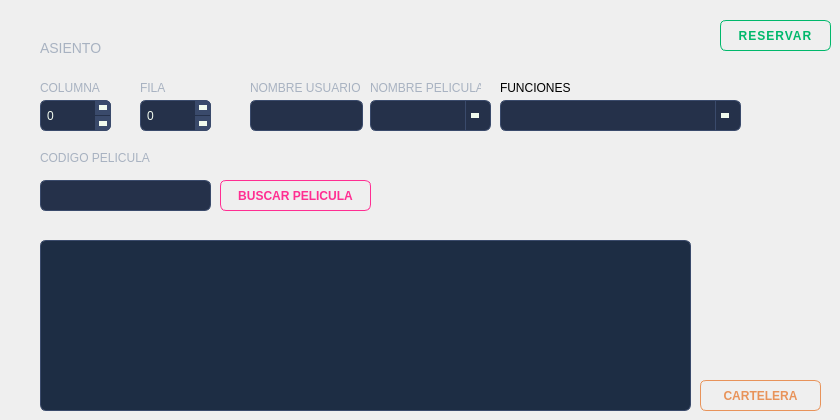
      <widget class="QWidget" name="tab_3">
       <attribute name="title">
        <string>RESERVACIONES</string>
       </attribute>
       <widget class="QLineEdit" name="txtNombreCliente">
        <property name="geometry">
         <rect>
          <x>250</x>
          <y>100</y>
          <width>113</width>
          <height>31</height>
         </rect>
        </property>
        <property name="styleSheet">
         <string notr="true">QLineEdit {
    background-color: #25314A;
    border: 1px solid #3A4A6B;
    border-radius: 6px;
    padding: 6px 10px;
    color: #F1FAEE;
    font-family: &quot;Montserrat&quot;;
    font-size: 13px;
}
QLineEdit:focus {
    border: 1px solid #4A6FA5;
}</string>
        </property>
       </widget>
       <widget class="QSpinBox" name="spinColumna">
        <property name="geometry">
         <rect>
          <x>40</x>
          <y>100</y>
          <width>71</width>
          <height>31</height>
         </rect>
        </property>
        <property name="styleSheet">
         <string notr="true">QSpinBox {
    background-color: #25314A;
    border: 1px solid #3A4A6B;
    border-radius: 6px;
    padding: 4px;
    color: #F1FAEE;
}

QSpinBox:hover {
    border: 1px solid #4A6FA5;
}

QSpinBox:focus {
    border: 1px solid #4A6FA5;
}

QSpinBox::up-button {
    subcontrol-origin: border;
    subcontrol-position: top right;
    width: 16px;
    background-color: #3A4A6B;
    border-top-right-radius: 6px;
    border: none;
}

QSpinBox::down-button {
    subcontrol-origin: border;
    subcontrol-position: bottom right;
    width: 16px;
    background-color: #3A4A6B;
    border-bottom-right-radius: 6px;
    border: none;
}

QSpinBox::up-button:hover {
    background-color: #2A9D6F;
}

QSpinBox::down-button:hover {
    background-color: #E63946;
}

QSpinBox::up-arrow {
    width: 0px;
    height: 0px;
    border-left: 4px solid transparent;
    border-right: 4px solid transparent;
    border-bottom: 5px solid #F1FAEE;
}

QSpinBox::down-arrow {
    width: 0px;
    height: 0px;
    border-left: 4px solid transparent;
    border-right: 4px solid transparent;
    border-top: 5px solid #F1FAEE;
}</string>
        </property>
       </widget>
       <widget class="QLabel" name="label_14">
        <property name="geometry">
         <rect>
          <x>140</x>
          <y>80</y>
          <width>49</width>
          <height>16</height>
         </rect>
        </property>
        <property name="styleSheet">
         <string notr="true">font-family: &quot;Montserrat Medium&quot;;
font-size: 12px;
color: #A8B2C1;
background: transparent;</string>
        </property>
        <property name="text">
         <string>FILA</string>
        </property>
       </widget>
       <widget class="QSpinBox" name="spinFila">
        <property name="geometry">
         <rect>
          <x>140</x>
          <y>100</y>
          <width>71</width>
          <height>31</height>
         </rect>
        </property>
        <property name="styleSheet">
         <string notr="true">QSpinBox {
    background-color: #25314A;
    border: 1px solid #3A4A6B;
    border-radius: 6px;
    padding: 4px;
    color: #F1FAEE;
}

QSpinBox:hover {
    border: 1px solid #4A6FA5;
}

QSpinBox:focus {
    border: 1px solid #4A6FA5;
}

QSpinBox::up-button {
    subcontrol-origin: border;
    subcontrol-position: top right;
    width: 16px;
    background-color: #3A4A6B;
    border-top-right-radius: 6px;
    border: none;
}

QSpinBox::down-button {
    subcontrol-origin: border;
    subcontrol-position: bottom right;
    width: 16px;
    background-color: #3A4A6B;
    border-bottom-right-radius: 6px;
    border: none;
}

QSpinBox::up-button:hover {
    background-color: #2A9D6F;
}

QSpinBox::down-button:hover {
    background-color: #E63946;
}

QSpinBox::up-arrow {
    width: 0px;
    height: 0px;
    border-left: 4px solid transparent;
    border-right: 4px solid transparent;
    border-bottom: 5px solid #F1FAEE;
}

QSpinBox::down-arrow {
    width: 0px;
    height: 0px;
    border-left: 4px solid transparent;
    border-right: 4px solid transparent;
    border-top: 5px solid #F1FAEE;
}</string>
        </property>
       </widget>
       <widget class="QLabel" name="label_13">
        <property name="geometry">
         <rect>
          <x>40</x>
          <y>80</y>
          <width>61</width>
          <height>16</height>
         </rect>
        </property>
        <property name="styleSheet">
         <string notr="true">font-family: &quot;Montserrat Medium&quot;;
font-size: 12px;
color: #A8B2C1;
background: transparent;</string>
        </property>
        <property name="text">
         <string>COLUMNA</string>
        </property>
       </widget>
       <widget class="QPushButton" name="btnReservar">
        <property name="geometry">
         <rect>
          <x>720</x>
          <y>20</y>
          <width>111</width>
          <height>31</height>
         </rect>
        </property>
        <property name="styleSheet">
         <string notr="true">/* APROBAR */
QPushButton {
    background-color: transparent;
    color: #00B86B;
    border: 1px solid #00B86B;
    border-radius: 6px;
    padding: 8px 16px;
    font-family: &quot;Montserrat SemiBold&quot;;
    font-weight: 600;
    letter-spacing: 1px;
}
QPushButton:hover {
    background-color: #00B86B;
    color: #F1FAEE;
}
QPushButton:pressed {
    background-color: #009957;
    border: 1px solid #009957;
    color: #F1FAEE;
}</string>
        </property>
        <property name="text">
         <string>RESERVAR</string>
        </property>
       </widget>
       <widget class="QLabel" name="label_17">
        <property name="geometry">
         <rect>
          <x>250</x>
          <y>80</y>
          <width>111</width>
          <height>16</height>
         </rect>
        </property>
        <property name="styleSheet">
         <string notr="true">font-family: &quot;Montserrat Medium&quot;;
font-size: 12px;
color: #A8B2C1;
background: transparent;</string>
        </property>
        <property name="text">
         <string>NOMBRE USUARIO</string>
        </property>
       </widget>
       <widget class="QPushButton" name="btnBuscarPelicula">
        <property name="geometry">
         <rect>
          <x>220</x>
          <y>180</y>
          <width>151</width>
          <height>31</height>
         </rect>
        </property>
        <property name="styleSheet">
         <string notr="true">QPushButton {
    background-color: transparent;
    color: #FF2E92;
    border: 1px solid #FF2E92;
    border-radius: 6px;
    padding: 6px 14px;
    font-family: &quot;Montserrat&quot;;
    font-weight: 600;
}
QPushButton:hover {
    background-color: #FF2E92;
    color: #0D1321;
}
QPushButton:pressed {
    background-color: #D6237A;
    border: 1px solid #D6237A;
    color: #0D1321;
}</string>
        </property>
        <property name="text">
         <string>BUSCAR PELICULA</string>
        </property>
       </widget>
       <widget class="QLineEdit" name="txtBuscarCodigoPelicula">
        <property name="geometry">
         <rect>
          <x>40</x>
          <y>180</y>
          <width>171</width>
          <height>31</height>
         </rect>
        </property>
        <property name="styleSheet">
         <string notr="true">QLineEdit {
    background-color: #25314A;
    border: 1px solid #3A4A6B;
    border-radius: 6px;
    padding: 6px 10px;
    color: #F1FAEE;
    font-family: &quot;Montserrat&quot;;
    font-size: 13px;
}
QLineEdit:focus {
    border: 1px solid #4A6FA5;
}</string>
        </property>
       </widget>
       <widget class="QLabel" name="label_34">
        <property name="geometry">
         <rect>
          <x>40</x>
          <y>150</y>
          <width>111</width>
          <height>16</height>
         </rect>
        </property>
        <property name="styleSheet">
         <string notr="true">font-family: &quot;Montserrat Medium&quot;;
font-size: 12px;
color: #A8B2C1;
background: transparent;</string>
        </property>
        <property name="text">
         <string>CODIGO PELICULA</string>
        </property>
       </widget>
       <widget class="QTableWidget" name="tablaCarteleraUsuario">
        <property name="geometry">
         <rect>
          <x>40</x>
          <y>240</y>
          <width>651</width>
          <height>171</height>
         </rect>
        </property>
        <property name="styleSheet">
         <string notr="true">QTableWidget {
    background-color: #1D2D44;
    alternate-background-color: #25314A;
    color: #F1FAEE;
    gridline-color: #3A4A6B;
    border-radius: 6px;
    border: 1px solid #3A4A6B;
}
QHeaderView::section {
    background-color: #0D1321;
    color: #F1FAEE;
    padding: 6px;
    border: none;
    font-weight: bold;
}</string>
        </property>
       </widget>
       <widget class="QPushButton" name="btnVerCarteleraUsuario">
        <property name="geometry">
         <rect>
          <x>700</x>
          <y>380</y>
          <width>121</width>
          <height>31</height>
         </rect>
        </property>
        <property name="styleSheet">
         <string notr="true">QPushButton {
    background-color: transparent;
    color: #E8935A;
    border: 1px solid #E8935A;
    border-radius: 6px;
    padding: 6px 14px;
    font-family: &quot;Montserrat&quot;;
    font-weight: 600;
}
QPushButton:hover {
    background-color: #E8935A;
    color: #0D1321;
}
QPushButton:pressed {
    background-color: #C97940;
    border: 1px solid #C97940;
    color: #0D1321;
}</string>
        </property>
        <property name="text">
         <string>CARTELERA</string>
        </property>
       </widget>
       <widget class="QLabel" name="label_7">
        <property name="geometry">
         <rect>
          <x>370</x>
          <y>80</y>
          <width>111</width>
          <height>16</height>
         </rect>
        </property>
        <property name="styleSheet">
         <string notr="true">font-family: &quot;Montserrat Medium&quot;;
font-size: 12px;
color: #A8B2C1;
background: transparent;</string>
        </property>
        <property name="text">
         <string>NOMBRE PELICULA</string>
        </property>
       </widget>
       <widget class="QLabel" name="label_41">
        <property name="geometry">
         <rect>
          <x>40</x>
          <y>40</y>
          <width>71</width>
          <height>16</height>
         </rect>
        </property>
        <property name="styleSheet">
         <string notr="true">font-family: &quot;Montserrat &quot;;
font-size: 14px;
color: #A8B2C1;
background: transparent;
font: 900 </string>
        </property>
        <property name="text">
         <string>ASIENTO</string>
        </property>
       </widget>
       <widget class="QComboBox" name="cmbPeliculaReserva">
        <property name="geometry">
         <rect>
          <x>370</x>
          <y>100</y>
          <width>121</width>
          <height>31</height>
         </rect>
        </property>
        <property name="styleSheet">
         <string notr="true">QComboBox {
    background-color: #25314A;
    border: 1px solid #3A4A6B;
    border-radius: 6px;
    padding: 6px 10px;
    color: #F1FAEE;
    font-family: &quot;Montserrat&quot;;
    font-size: 13px;
}
QComboBox:hover {
    border: 1px solid #E63946;
}
QComboBox::drop-down {
    subcontrol-origin: padding;
    subcontrol-position: top right;
    width: 24px;
    border-left: 1px solid #3A4A6B;
}
QComboBox::down-arrow {
    width: 0px;
    height: 0px;
    border-left: 4px solid transparent;
    border-right: 4px solid transparent;
    border-top: 5px solid #F1FAEE;
    margin-right: 6px;
}
QComboBox QAbstractItemView {
    background-color: #1D2D44;
    border: 1px solid #3A4A6B;
    color: #F1FAEE;
    selection-background-color: #E63946;
    selection-color: #F1FAEE;
    outline: none;
}</string>
        </property>
       </widget>
       <widget class="QComboBox" name="cbmFuncionPeli">
        <property name="geometry">
         <rect>
          <x>500</x>
          <y>100</y>
          <width>241</width>
          <height>31</height>
         </rect>
        </property>
        <property name="styleSheet">
         <string notr="true">QComboBox {
    background-color: #25314A;
    border: 1px solid #3A4A6B;
    border-radius: 6px;
    padding: 6px 10px;
    color: #F1FAEE;
    font-family: &quot;Montserrat&quot;;
    font-size: 13px;
}
QComboBox:hover {
    border: 1px solid #E63946;
}
QComboBox::drop-down {
    subcontrol-origin: padding;
    subcontrol-position: top right;
    width: 24px;
    border-left: 1px solid #3A4A6B;
}
QComboBox::down-arrow {
    width: 0px;
    height: 0px;
    border-left: 4px solid transparent;
    border-right: 4px solid transparent;
    border-top: 5px solid #F1FAEE;
    margin-right: 6px;
}
QComboBox QAbstractItemView {
    background-color: #1D2D44;
    border: 1px solid #3A4A6B;
    color: #F1FAEE;
    selection-background-color: #E63946;
    selection-color: #F1FAEE;
    outline: none;
}</string>
        </property>
       </widget>
       <widget class="QLabel" name="label_57">
        <property name="geometry">
         <rect>
          <x>500</x>
          <y>80</y>
          <width>71</width>
          <height>16</height>
         </rect>
        </property>
        <property name="text">
         <string>FUNCIONES</string>
        </property>
       </widget>
      </widget>
